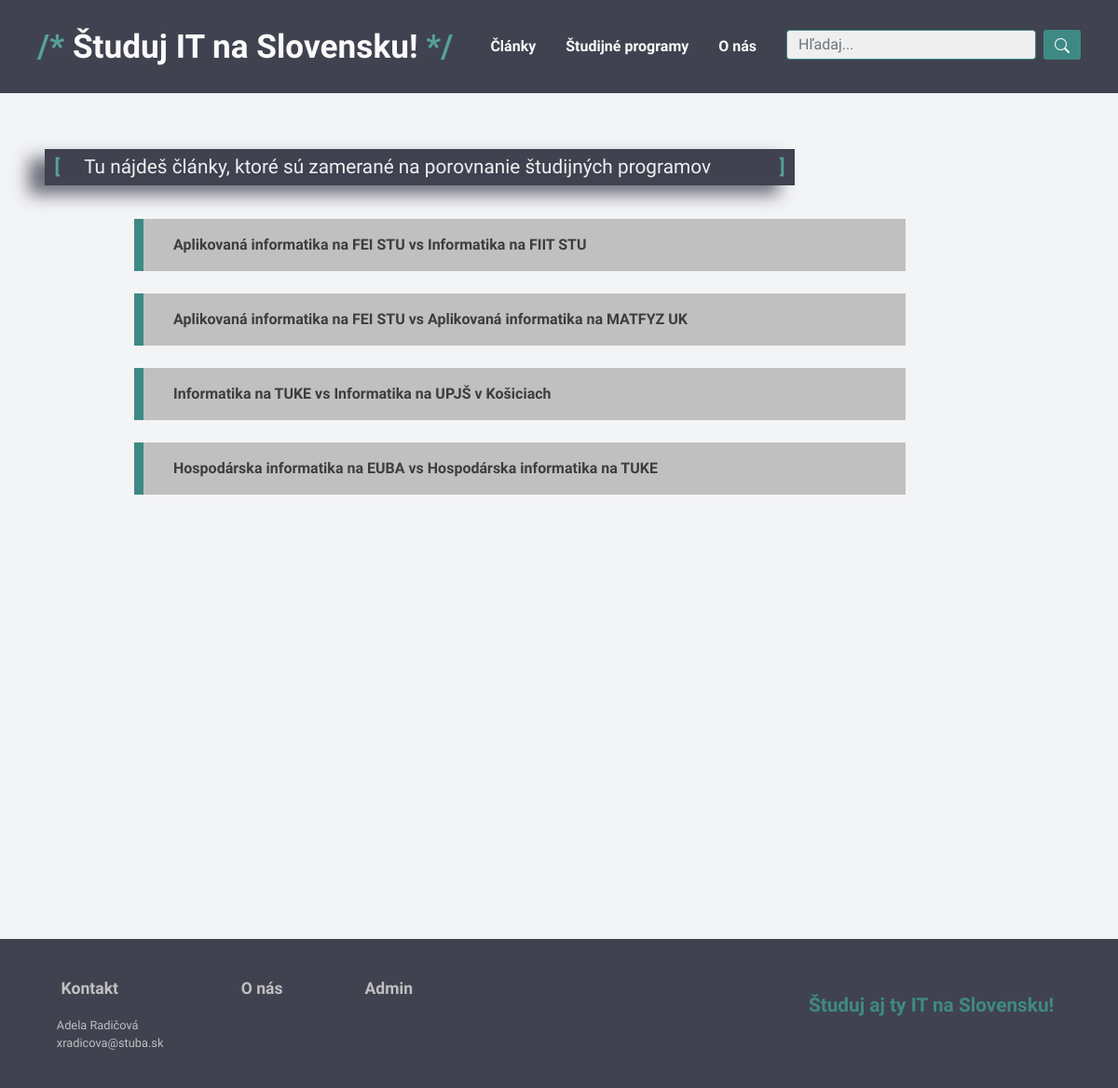
The app's page /listAllClanky.php with its own data.
### tables this page shows
CREATE TABLE `clanok` (
  `id` int(3) NOT NULL,
  `nadpis` varchar(200) NOT NULL,
  `datum_aktualizacie_clanku` varchar(20) NOT NULL,
  `clanok` text NOT NULL
);

### listAllClanky.php (the view, shortened to what this page needs)
<?php
    require_once 'include_files/navigation.php';
    include 'include_files/footer.php';
    $conn = connectDbs();
?>
<body>
<div class="body" style="min-height: 100vh!important;">
    <?php
    echo <<<EOP
                <h4 class='shadow-box'>
                <span class='logo-slash'>[</span>
                <span class='subtitle'> Tu nájdeš články, ktoré sú zamerané na porovnanie študijných programov </span>
                <span class='logo-slash'>]</span>
                </h4>
    EOP;
    $sql = "SELECT * FROM clanok";
    $stmt = $conn->prepare($sql);
    $stmt->execute();
    $clanky = $stmt->get_result();
    echo "<div class='w-md-100 w-75' style='margin: 0 6em'>";
    while ($clanok = $clanky->fetch_array(MYSQLI_ASSOC)) {
        $clanok_id = $clanok['id'];
        $nadpis = $clanok['nadpis'];
        echo <<<EOP
                <a href='./clanok/$clanok_id' class='clear-link'>
                <div class="panel panel-default">
                    <div id="sp-box" class="panel-body py-2 px-5 sp-panel">$nadpis</div>
                </div>
                </a>
                <br>
            EOP;
    }
    echo "</div>";
    ?>
</div>
</body>
</html>

### styles/style.css (style rules this page uses)
html { min-height: 100vh; scroll-behavior: smooth; overflow-x: hidden; }
body { background-color: rgb(243 244 246)!important; margin: 0!important; padding: 8rem 0!important; justify-content: center!important; align-items: center!important; padding-bottom: 0!important; min-height: 100vh!important; }
.body { margin-left: 3em!important; margin-right: 3em!important; min-height: 100vh!important; }
h4 { font-size: 1.3em; margin-right: 0; background-color: #404250; color: #efefef; padding: 0.35em 0.5em; margin-bottom: 1.7em; font-family: 'Work Sans', sans-serif; max-width: fit-content; }
.subtitle { display:inline; padding: 0 3.3em 0 1em; }
.shadow-box { background-color: #404250; box-shadow: -17px 10px 18px 0 rgba(64,66,80,0.75); }
.clear-link, a { text-decoration: none!important; }

### styles/navbar-style.css (style rules this page uses)
.logo-slash { color: #56a09b; font-weight: bolder; }

### styles/studyProgs-style.css (style rules this page uses)
.panel-body { background-color: #404250!important; color: #efefef; padding: 1em 2em!important; font-weight: bolder; border-left: solid 10px #3f8984; font-family: 'Work Sans', sans-serif; }
#sp-box { background: silver!important; color: #3D3D3D; }

### records on screen
clanok: nadpis "Aplikovaná informatika na FEI STU vs Informatika na FIIT STU"
clanok: nadpis "Aplikovaná informatika na FEI STU vs Aplikovaná informatika na MATFYZ UK"
clanok: nadpis "Informatika na TUKE vs Informatika na UPJŠ v Košiciach"
clanok: nadpis "Hospodárska informatika na EUBA vs Hospodárska informatika na TUKE"
